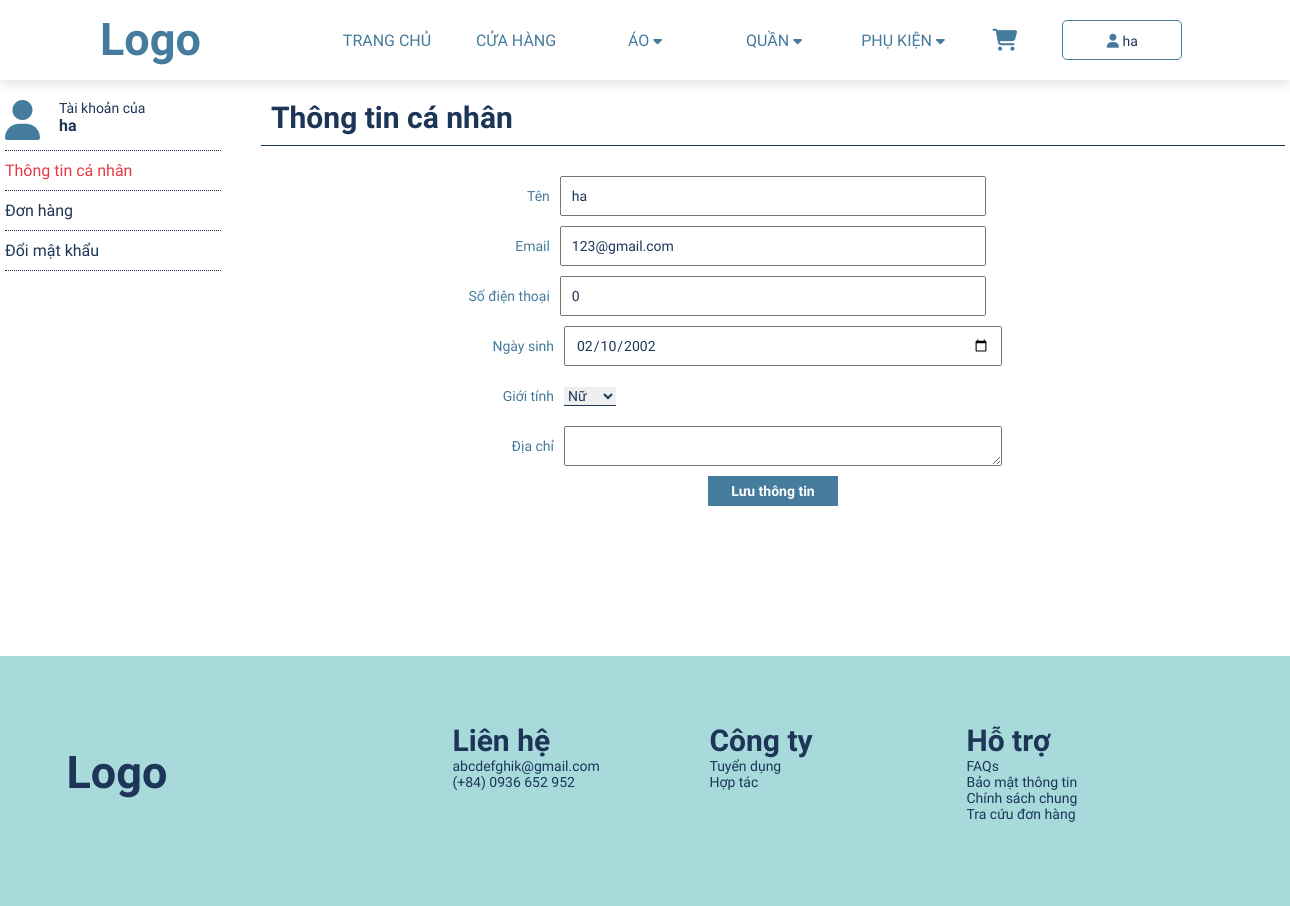
/account (signed in), run on an earlier commit of the app's database.
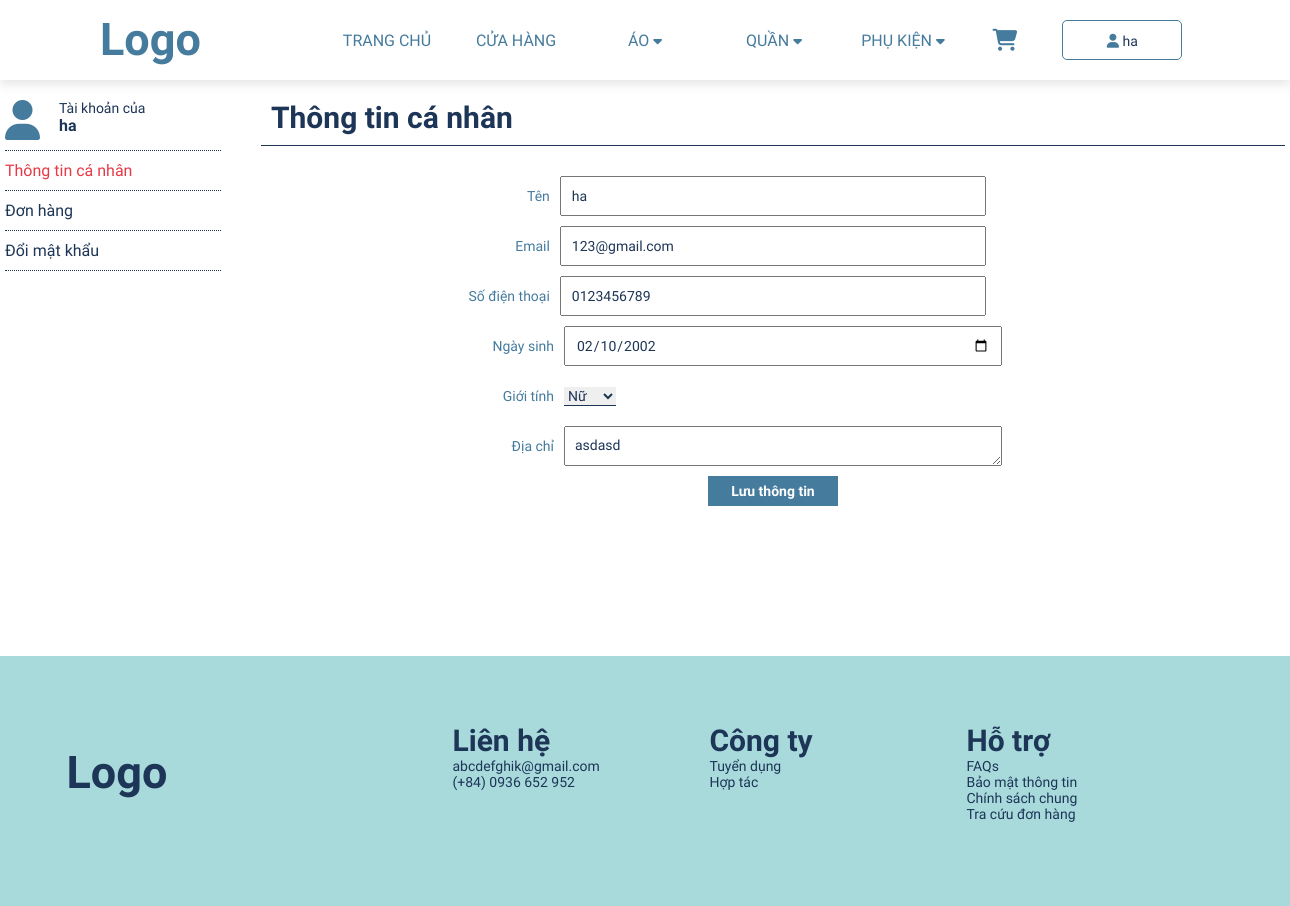
And on a later commit of the database.
### tables this page shows
CREATE TABLE `customer` (
  `id` int(11) NOT NULL,
  `name` varchar(50) NOT NULL,
  `gender` tinyint(1) DEFAULT NULL,
  `birthday` date DEFAULT NULL,
  `email` varchar(50) NOT NULL,
  `password` varchar(50) NOT NULL,
  `token` varchar(50) DEFAULT NULL,
  `phone` varchar(11) NOT NULL,
  `address` text NOT NULL
);

### account/index.php (the view, shortened to what this page needs)
<!DOCTYPE html>
<html lang="en">
<head>
    <link rel="stylesheet" href="../assets/css/style.css">
    <link rel="stylesheet" href="../assets/css/account.css">
</head>
<body>
    <?php require 'header.php' ?>
    <?php
    $id = $_SESSION['id'];
    $sql = "select * from customer where id = '$id' limit 1";
    $result = mysqli_query($connect, $sql);
    $each = mysqli_fetch_array($result);
    ?>
    <div class="main_account">
        <div class="menu_left">
            <ul>
                <li>
                    <div class="account">
                        <i class="fas fa-user"></i>
                        <div>
                            <p>Tài khoản của</p>
                            <h6><?php echo $each['name'] ?></h6>
                        </div>
                    </div>
                </li>
                <li><a href="" class="active">Thông tin cá nhân</a></li>
                <li><a href="order.php">Đơn hàng</a></li>
                <li><a href="change_password.php">Đổi mật khẩu</a></li>
            </ul>
        </div>
        <div class="content_right">
            <div class="info">
                <div class="title">
                    <h3>Thông tin cá nhân</h3>
                </div>
                <div class="content">
                    <form method="post" action="process_update_account.php">
                        <div class="row">
                            <div class="mod_title"> Tên</div>
                            <input type="text" name="name" value="<?php echo $each['name'] ?>" class="input" id="name">
                        </div>
                        <div class="row">
                            <div class="mod_title"> Email</div>
                            <input type="text" name="email" value="<?php echo $each['email'] ?>" class="input" id="email">
                        </div>
                        <div class="row">
                            <div class="mod_title"> Số điện thoại</div>
                            <input type="text" name="phone" value="<?php echo $each['phone'] ?>" class="input" id="phone">
                        </div>
                        <div class="row">
                            <div class="mod_title">Ngày sinh</div>
                            <input type="date" name="birthday" value="<?php echo $each['birthday'] ?>" class="input">
                        </div>
                        <div class="row">
                            <div class="mod_title" class="input">Giới tính </div>
                            <select name="gender" id="gender">
                                <option value="0" id="female">Nữ</option>
                            </select>
                        </div>
                        <div class="row">
                            <div class="mod_title"> Địa chỉ</div>
                            <textarea name="address" id="address" class="input"><?php echo $each['address'] ?></textarea>
                        </div>
                        <button onclick="return check_update_account()">Lưu thông tin</button>
                    </form>
                </div>
            </div>
        </div>
    </div>
    <?php require 'footer.php' ?>
</body>
</html>

What changed in the data, as far as the page shows it:
changed customer "ha": phone "0" → "0123456789"; address (not shown) → "asdasd"
